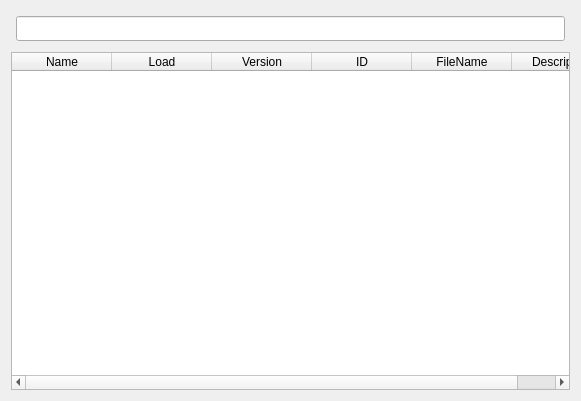
<?xml version="1.0" encoding="UTF-8"?>
<ui version="4.0">
    <class>PluginsInfo</class>
    <widget class="QWidget" name="PluginsInfo">
        <property name="geometry">
            <rect>
                <x>0</x>
                <y>0</y>
                <width>581</width>
                <height>401</height>
            </rect>
        </property>
        <property name="sizePolicy">
            <sizepolicy hsizetype="Preferred" vsizetype="Preferred">
                <horstretch>0</horstretch>
                <verstretch>0</verstretch>
            </sizepolicy>
        </property>
        <layout class="QVBoxLayout" name="verticalLayout">
            <item>
                <widget class="QWidget" name="widget" native="true">
                    <layout class="QHBoxLayout" name="horizontalLayout">
                        <property name="leftMargin">
                            <number>5</number>
                        </property>
                        <property name="topMargin">
                            <number>5</number>
                        </property>
                        <property name="rightMargin">
                            <number>5</number>
                        </property>
                        <property name="bottomMargin">
                            <number>5</number>
                        </property>
                        <item>
                            <widget class="::SearchLineEdit" name="lineEdit">
                                <property name="minimumSize">
                                    <size>
                                        <width>0</width>
                                        <height>25</height>
                                    </size>
                                </property>
                            </widget>
                        </item>
                    </layout>
                </widget>
            </item>
            <item>
                <widget class="QTableWidget" name="tableWidget">
                    <property name="editTriggers">
                        <set>QAbstractItemView::EditTrigger::NoEditTriggers</set>
                    </property>
                    <property name="selectionMode">
                        <enum>QAbstractItemView::SelectionMode::NoSelection</enum>
                    </property>
                    <property name="verticalScrollMode">
                        <enum>QAbstractItemView::ScrollMode::ScrollPerPixel</enum>
                    </property>
                    <property name="horizontalScrollMode">
                        <enum>QAbstractItemView::ScrollMode::ScrollPerPixel</enum>
                    </property>
                    <property name="showGrid">
                        <bool>false</bool>
                    </property>
                    <attribute name="horizontalHeaderStretchLastSection">
                        <bool>true</bool>
                    </attribute>
                    <attribute name="verticalHeaderVisible">
                        <bool>false</bool>
                    </attribute>
                    <column>
                        <property name="text">
                            <string>Name</string>
                        </property>
                    </column>
                    <column>
                        <property name="text">
                            <string>Load</string>
                        </property>
                    </column>
                    <column>
                        <property name="text">
                            <string>Version</string>
                        </property>
                    </column>
                    <column>
                        <property name="text">
                            <string>ID</string>
                        </property>
                    </column>
                    <column>
                        <property name="text">
                            <string>FileName</string>
                        </property>
                    </column>
                    <column>
                        <property name="text">
                            <string>Description</string>
                        </property>
                    </column>
                </widget>
            </item>
        </layout>
    </widget>
    <customwidgets>
        <customwidget>
            <class>::SearchLineEdit</class>
            <extends>QLineEdit</extends>
            <header>SUI/SearchLineEdit.h</header>
        </customwidget>
    </customwidgets>
    <resources/>
    <connections/>
</ui>
